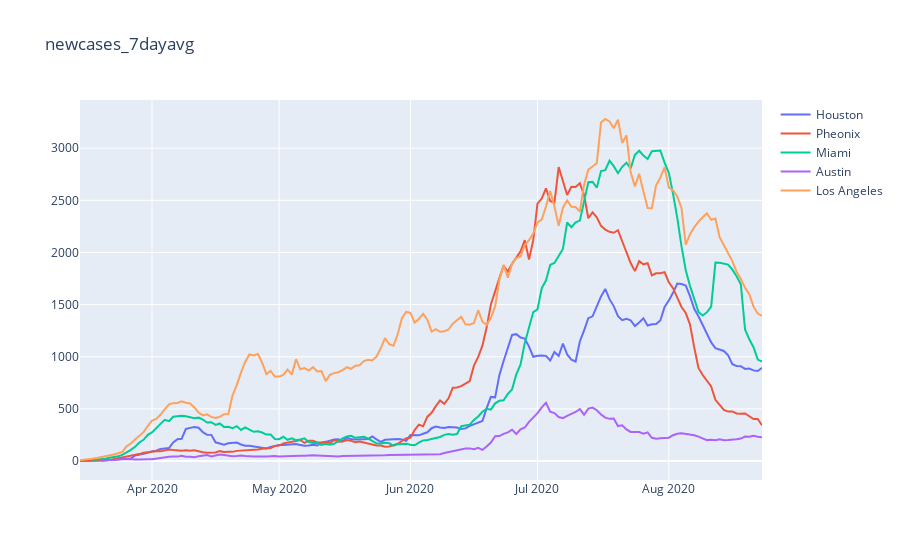

Write notebook code for a chart like this one.
### Code cell
#graph the plot variable

plot_variable = 'newcases_7dayavg'

import plotly.graph_objects as go

fig = go.Figure(data=[
    #go.Line(name='New York City', x=nyc_sample['date'], y=nyc_sample[plot_variable]),
    #go.Line(name='Westchester', x=westchester_sample['date'], y=westchester_sample[plot_variable]),
    go.Line(name='Houston', x=houston_sample['date'], y=houston_sample[plot_variable]),
    go.Line(name='Pheonix', x=pheonix_sample['date'], y=pheonix_sample[plot_variable]),    
    #go.Line(name='DC', x=dc_sample['date'], y=dc_sample[plot_variable]),    
    #go.Line(name='Chicago', x=chicago_sample['date'], y=chicago_sample[plot_variable]),
    #go.Line(name='Detroit', x=detroit_sample['date'], y=detroit_sample[plot_variable]),
    #go.Line(name='Suffolk', x=suffolk_sample['date'], y=suffolk_sample[plot_variable]),
    #go.Line(name='Nassau', x=nassau_sample['date'], y=nassau_sample[plot_variable]),
    #go.Line(name='Camden', x=bergen_sample['date'], y=camden_sample[plot_variable]),
    #go.Line(name='Bergen', x=camden_sample['date'], y=bergen_sample[plot_variable]), 
    go.Line(name='Miami', x=miami_sample['date'], y=miami_sample[plot_variable]),
    go.Line(name='Austin', x=austin_sample['date'], y=austin_sample[plot_variable]),
    #go.Line(name='New Orleans', x=neworleans_sample['date'], y=neworleans_sample[plot_variable]),
    #go.Line(name='Seattle', x=seattle_sample['date'], y=seattle_sample[plot_variable]),
    go.Line(name='Los Angeles', x=la_sample['date'], y=la_sample[plot_variable]),
])
# Change the bar mode
#fig.update_layout(barmode='group')
fig.update_layout(title_text=plot_variable)
fig.show()

### Figure 1 — Plotly figure (JSON) as saved in the notebook; plotly's stock layout.template omitted (floating-point values rounded to 4 significant figures; data arrays with more than 128 entries replaced by an {"elided": "..."} marker saying what was removed)
{"data": [{"name": "Houston", "type": "scatter", "x": {"elided": "162 str values"}, "y": {"elided": "162 float values"}}, {"name": "Pheonix", "type": "scatter", "x": {"elided": "162 str values"}, "y": {"elided": "162 float values"}}, {"name": "Miami", "type": "scatter", "x": {"elided": "162 str values"}, "y": {"elided": "162 float values"}}, {"name": "Austin", "type": "scatter", "x": {"elided": "162 str values"}, "y": {"elided": "162 float values"}}, {"name": "Los Angeles", "type": "scatter", "x": {"elided": "162 str values"}, "y": {"elided": "162 float values"}}], "layout": {"title": {"text": "newcases_7dayavg"}}}
